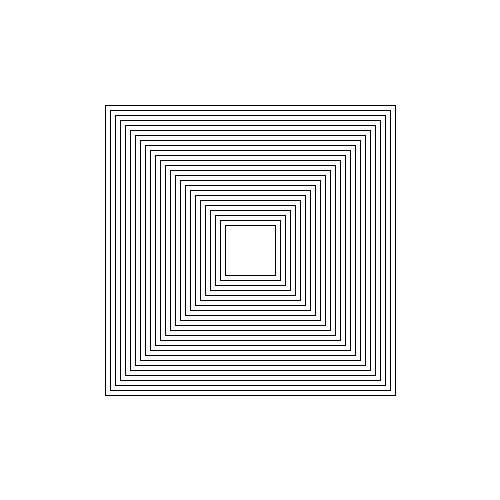
Frame 1 (no input)
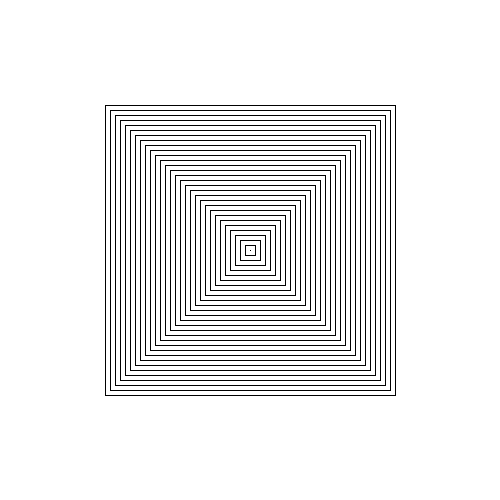
Frame 2 (the mouse pressed at the canvas centre, redrawn once)

The Processing sketch that drew these frames (run headless with seeded random() and noise(); the mouse was pressed at the canvas centre and the sketch redrawn once):

// Processing sketch: processing_52151
// ── processing_52151.pde

//--------------------------------------
// computer art 2012
// by antonio at 0280.org/processing
//---------------------------------------
// Rendering and Printing 
//---------------------------------------

void setup() {
  size(500,500);
  background(255);
  stroke(0); 
  strokeWeight(1);
  smooth();
  noLoop();
  noFill();
}
// global settings
int squareSize = 300;
int squareDistance = 100;
float angle = 0.0;
float randomAngle = 0;

void draw() { 
  translate (width/2, height/2);

  // ciclo for 
  for (int y = 40; y< height-20; y+=squareDistance) {
      for (int x = 40; x< width-20; x+=squareDistance) {
         pushMatrix();
         squareSize -= 10;
         randomAngle = random((angle*2)-angle);
         angle+=8; // change this!
         //rotate(radians(randomAngle));
         rect(-squareSize/2,-squareSize/2,squareSize,squareSize);
         popMatrix();      
       }
 }
}
